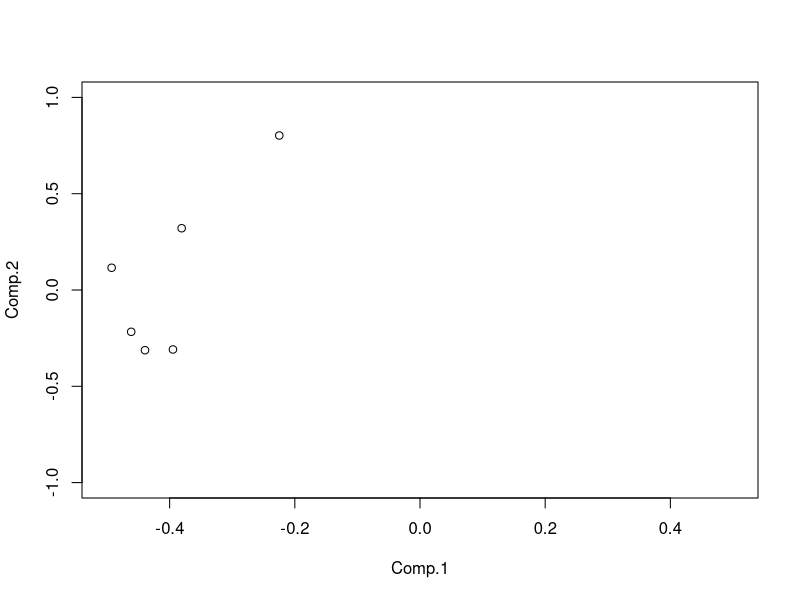

This figure's R source:
hyouka_ <- read.table("hyouka.csv", header = TRUE, sep = ",")
hyouka  <- hyouka_[, -1]

hyouka_pca <- princomp(~ ., cor = TRUE, data = hyouka)

# ▼ loadings を普通の行列に変換（これが重要）
L <- unclass(hyouka_pca$loadings)

# ▼ 授業資料と同じ向きに揃える
L[,1] <- -L[,1]
L[,2] <- -L[,2]

pdf("Class11_rp17-1D_YY.pdf")
plot(L[,1:2], xlim=c(-0.5,0.5), ylim=c(-1,1))
dev.off()
